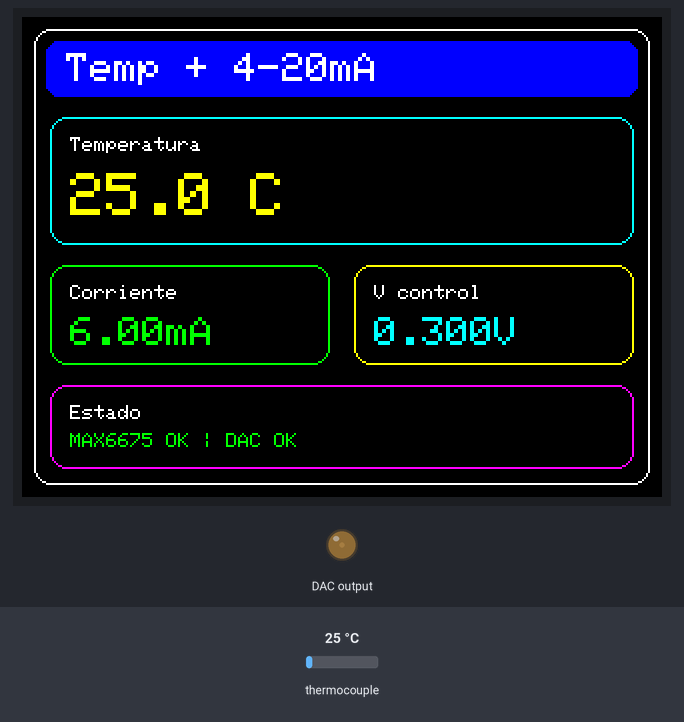
A sketch run on a simulated ESP32. On the bench: 320×240 colour display, output pins drawn as LEDs (lit = HIGH). Wiring (inferred from the names in the program): MCP4725 DAC at I2C address 0x60; MAX6675 thermocouple converter: CS GPIO 32. The inputs (shaded band) are chosen by the test bench; at power-on: thermocouple 25 °C. Pins used as bus, display or sensor lines are not drawn; what the sketch prints to the serial monitor is not drawn.

Above: at 2.7 s.
2.8 s: thermocouple set to 0 °C
At 3.9 s:
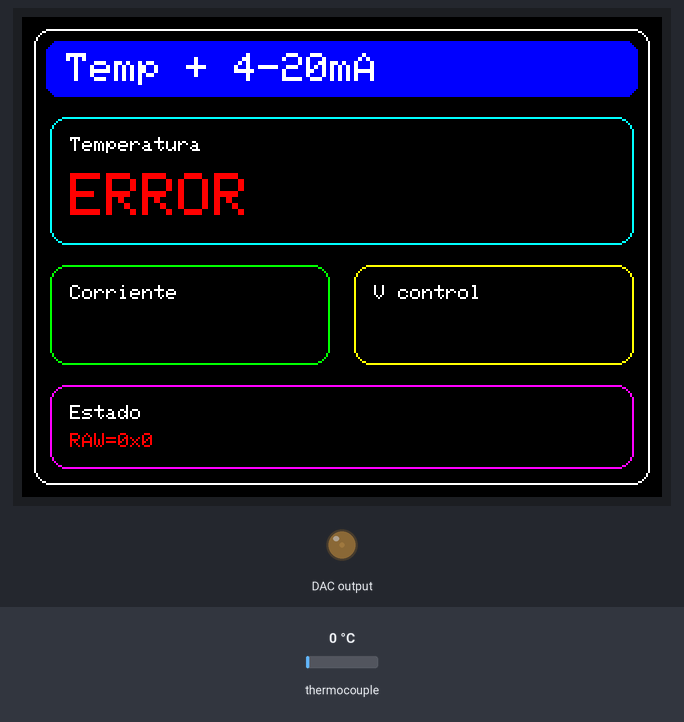
4.5 s: thermocouple set to 225 °C
At 6.0 s:
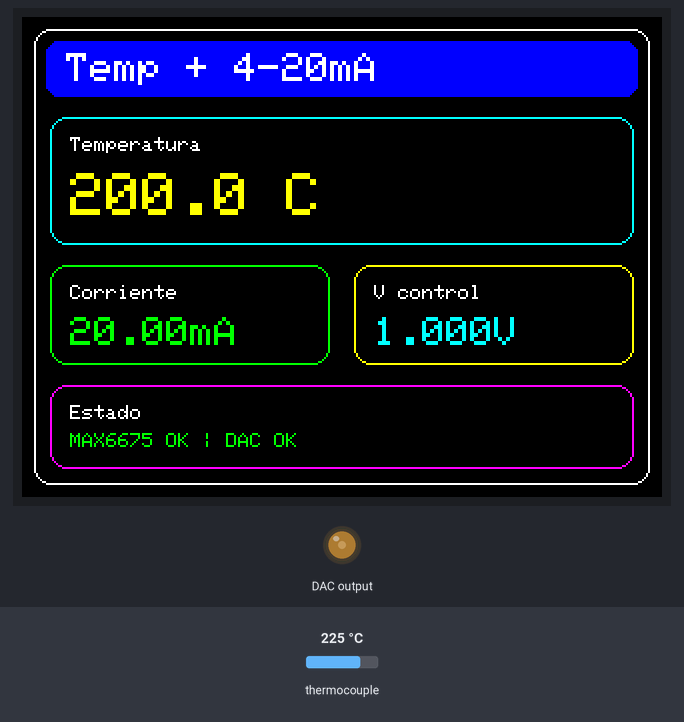
6.7 s: thermocouple set to 6 °C
At 8.2 s:
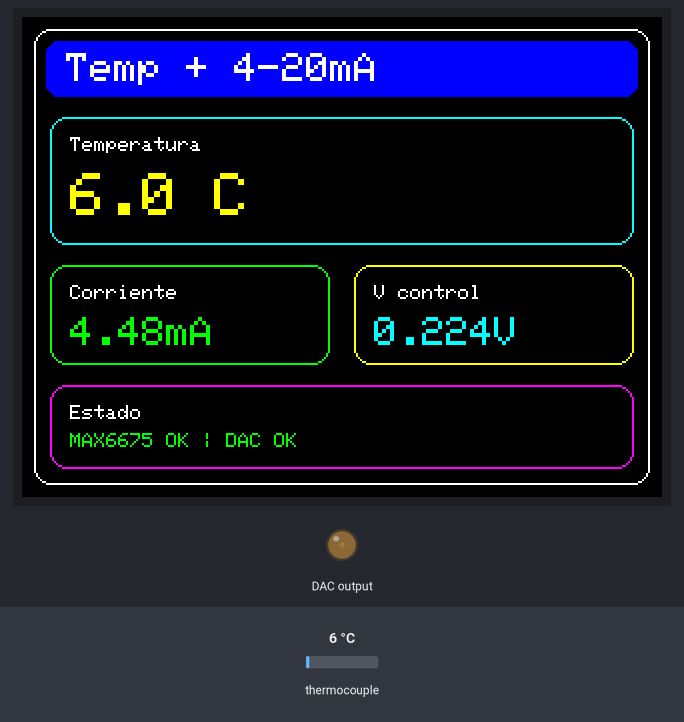
8.9 s: thermocouple set to 294 °C
At 10.3 s:
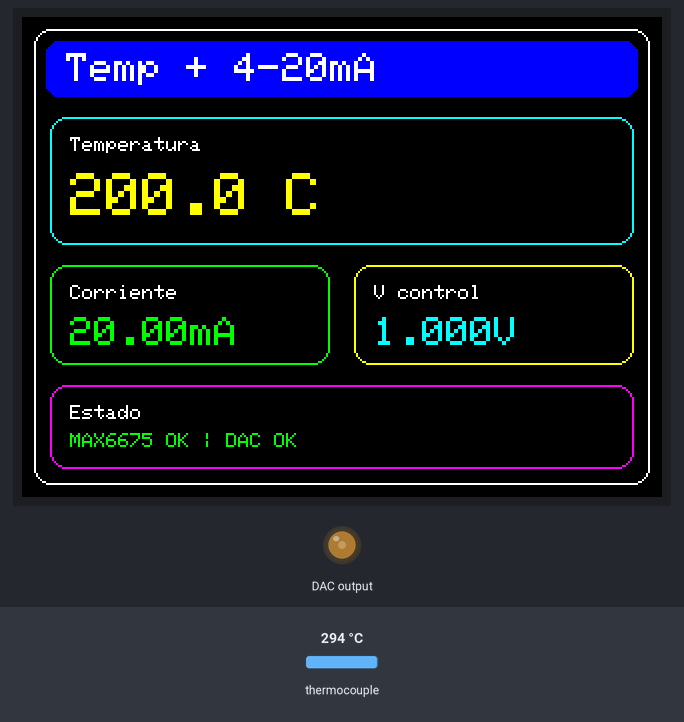
Timing chart, 0 to 11.9 s (numbered marks = the images above; inputs shaded):
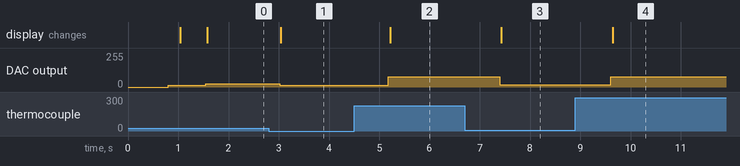

The sketch:

ESP32_Code.ino
```cpp
#include <SPI.h>
#include <Wire.h>
#include <Adafruit_GFX.h>
#include <Adafruit_ST7789.h>

// ==========================
// Pines SPI compartido
// ==========================
#define SPI_SCK   18
#define SPI_MISO  19
#define SPI_MOSI  23

// MAX6675
#define MAX_CS    32

// TFT ST7789
#define TFT_CS    27
#define TFT_DC    26
#define TFT_RST   25

// MCP4725
#define I2C_SDA   21
#define I2C_SCL   22

// ==========================
// Objetos
// ==========================
Adafruit_ST7789 tft = Adafruit_ST7789(TFT_CS, TFT_DC, TFT_RST);

// ==========================
// MCP4725
// ==========================
const uint8_t MCP4725_ADDR = 0x60;

// ==========================
// Parámetros
// ==========================
const float TEMP_MIN_C = 0.0;
const float TEMP_MAX_C = 200.0;

const float I_MIN_mA = 4.0;
const float I_MAX_mA = 20.0;

const float RSENSE = 50.0;

// Si la pantalla se ve mal, cambia 1 por 3
const uint8_t DISPLAY_ROTATION = 1;

// ==========================
// Funciones generales
// ==========================
float clampf(float x, float xmin, float xmax) {
  if (x < xmin) return xmin;
  if (x > xmax) return xmax;
  return x;
}

float tempToCurrentmA(float tempC) {
  tempC = clampf(tempC, TEMP_MIN_C, TEMP_MAX_C);
  return I_MIN_mA + ((tempC - TEMP_MIN_C) * (I_MAX_mA - I_MIN_mA)) / (TEMP_MAX_C - TEMP_MIN_C);
}

float currentToControlVoltage(float current_mA) {
  return (current_mA / 1000.0) * RSENSE;
}

uint16_t voltsToDACCode(float voltage, float vref = 3.3) {
  voltage = clampf(voltage, 0.0, vref);
  return (uint16_t)((voltage / vref) * 4095.0);
}

bool writeDAC12(uint16_t value) {
  value &= 0x0FFF;

  Wire.beginTransmission(MCP4725_ADDR);
  Wire.write(0x40);
  Wire.write(value >> 4);
  Wire.write((value & 0x0F) << 4);

  return Wire.endTransmission() == 0;
}

// ==========================
// MAX6675 usando SPI hardware
// ==========================
uint16_t readMAX6675Raw() {
  uint16_t raw = 0;

  // Asegura que la pantalla no esté seleccionada
  digitalWrite(TFT_CS, HIGH);

  SPI.beginTransaction(SPISettings(1000000, MSBFIRST, SPI_MODE0));

  digitalWrite(MAX_CS, LOW);
  delayMicroseconds(5);

  raw = SPI.transfer16(0x0000);

  delayMicroseconds(5);
  digitalWrite(MAX_CS, HIGH);

  SPI.endTransaction();

  return raw;
}

float readMAX6675C(bool &ok, uint16_t &rawOut) {
  uint16_t raw = readMAX6675Raw();
  rawOut = raw;

  if (raw == 0x0000) {
    ok = false;
    return 0.0;
  }

  if (raw == 0xFFFF) {
    ok = false;
    return 0.0;
  }

  // Bit D2 = termopar abierto
  if (raw & 0x0004) {
    ok = false;
    return 0.0;
  }

  raw >>= 3;
  ok = true;
  return raw * 0.25;
}

// ==========================
// Pantalla
// ==========================
void drawStaticUI() {
  digitalWrite(MAX_CS, HIGH);

  tft.fillScreen(ST77XX_BLACK);

  tft.drawRoundRect(6, 6, 308, 228, 8, ST77XX_WHITE);

  tft.fillRoundRect(12, 12, 296, 28, 6, ST77XX_BLUE);
  tft.setTextColor(ST77XX_WHITE);
  tft.setTextSize(2);
  tft.setCursor(22, 18);
  tft.print("Temp + 4-20mA");

  tft.drawRoundRect(14, 50, 292, 64, 8, ST77XX_CYAN);
  tft.setTextColor(ST77XX_WHITE);
  tft.setTextSize(1);
  tft.setCursor(24, 60);
  tft.print("Temperatura");

  tft.drawRoundRect(14, 124, 140, 50, 8, ST77XX_GREEN);
  tft.setCursor(24, 134);
  tft.print("Corriente");

  tft.drawRoundRect(166, 124, 140, 50, 8, ST77XX_YELLOW);
  tft.setCursor(176, 134);
  tft.print("V control");

  tft.drawRoundRect(14, 184, 292, 42, 8, ST77XX_MAGENTA);
  tft.setCursor(24, 194);
  tft.print("Estado");
}

void clearDynamicAreas() {
  tft.fillRect(24, 76, 260, 30, ST77XX_BLACK);
  tft.fillRect(24, 150, 118, 18, ST77XX_BLACK);
  tft.fillRect(176, 150, 118, 18, ST77XX_BLACK);
  tft.fillRect(24, 208, 260, 12, ST77XX_BLACK);
}

void updateDisplay(float tempC, float loopmA, float vctrl, bool sensorOK, bool dacOK, uint16_t raw) {
  digitalWrite(MAX_CS, HIGH);

  clearDynamicAreas();

  if (sensorOK) {
    tft.setTextColor(ST77XX_YELLOW);
    tft.setTextSize(3);
    tft.setCursor(24, 78);
    tft.print(tempC, 1);
    tft.print(" C");

    tft.setTextColor(ST77XX_GREEN);
    tft.setTextSize(2);
    tft.setCursor(24, 150);
    tft.print(loopmA, 2);
    tft.print("mA");

    tft.setTextColor(ST77XX_CYAN);
    tft.setCursor(176, 150);
    tft.print(vctrl, 3);
    tft.print("V");

    tft.setTextSize(1);
    tft.setCursor(24, 208);

    if (dacOK) {
      tft.setTextColor(ST77XX_GREEN);
      tft.print("MAX6675 OK | DAC OK");
    } else {
      tft.setTextColor(ST77XX_RED);
      tft.print("MAX6675 OK | DAC ERROR");
    }

  } else {
    tft.setTextColor(ST77XX_RED);
    tft.setTextSize(3);
    tft.setCursor(24, 78);
    tft.print("ERROR");

    tft.setTextSize(1);
    tft.setCursor(24, 208);
    tft.print("RAW=0x");
    tft.print(raw, HEX);
  }
}

// ==========================
// Setup
// ==========================
void setup() {
  Serial.begin(115200);
  delay(800);

  Serial.println("Sistema final corregido: MAX6675 + ST7789 + MCP4725 + 4-20mA");

  pinMode(MAX_CS, OUTPUT);
  pinMode(TFT_CS, OUTPUT);

  digitalWrite(MAX_CS, HIGH);
  digitalWrite(TFT_CS, HIGH);

  // Inicializar SPI hardware una sola vez
  SPI.begin(SPI_SCK, SPI_MISO, SPI_MOSI);

  // I2C MCP4725
  Wire.begin(I2C_SDA, I2C_SCL);

  // DAC en salida segura: 4 mA
  float safeCurrent = 4.0;
  float safeVctrl = currentToControlVoltage(safeCurrent);
  bool dacOK = writeDAC12(voltsToDACCode(safeVctrl));

  Serial.print("MCP4725: ");
  Serial.println(dacOK ? "OK" : "NO DETECTADO");

  // TFT
  tft.init(240, 320);
  tft.setRotation(DISPLAY_ROTATION);
  drawStaticUI();

  delay(500);
}

// ==========================
// Loop
// ==========================
void loop() {
  bool sensorOK = false;
  uint16_t raw = 0;
  float tempC = readMAX6675C(sensorOK, raw);

  if (!sensorOK) {
    float loopmA = 4.0;
    float vctrl = currentToControlVoltage(loopmA);
    bool dacOK = writeDAC12(voltsToDACCode(vctrl));

    updateDisplay(0.0, loopmA, vctrl, false, dacOK, raw);

    Serial.print("ERROR MAX6675 | RAW = 0x");
    Serial.println(raw, HEX);
    Serial.println("Revisar SO, CS, SCK, VCC, GND o termopar abierto.");
    Serial.println("----------------------");

    delay(700);
    return;
  }

  float tempLimited = clampf(tempC, TEMP_MIN_C, TEMP_MAX_C);
  float loopmA = tempToCurrentmA(tempLimited);
  float vctrl = currentToControlVoltage(loopmA);
  uint16_t dacCode = voltsToDACCode(vctrl);
  bool dacOK = writeDAC12(dacCode);

  updateDisplay(tempLimited, loopmA, vctrl, true, dacOK, raw);

// ... (código previo del loop se mantiene igual para conservar la pantalla TFT)

  updateDisplay(tempLimited, loopmA, vctrl, true, dacOK, raw);

  // ENVÍO DE DATOS A MATLAB (Solo el valor numérico)
  Serial.println(vctrl, 3); // Envía el voltaje con 3 decimales seguido de un salto de línea

  delay(700); // Mismo retardo de tu sistema original
}
```

Measured:
- after the input at 2.8 s, DAC output: 23/255 → 15/255 after 0.22 s; the display: changes after 0.24 s (image 1)
- after the input at 4.5 s, DAC output: 15/255 → 77/255 after 0.68 s; the display: changes after 0.72 s (image 2)
- after the input at 6.7 s, DAC output: 77/255 → 17/255 after 0.69 s; the display: changes after 0.73 s (image 3)
- after the input at 8.9 s, DAC output: 17/255 → 77/255 after 0.70 s; the display: changes after 0.74 s (image 4)
